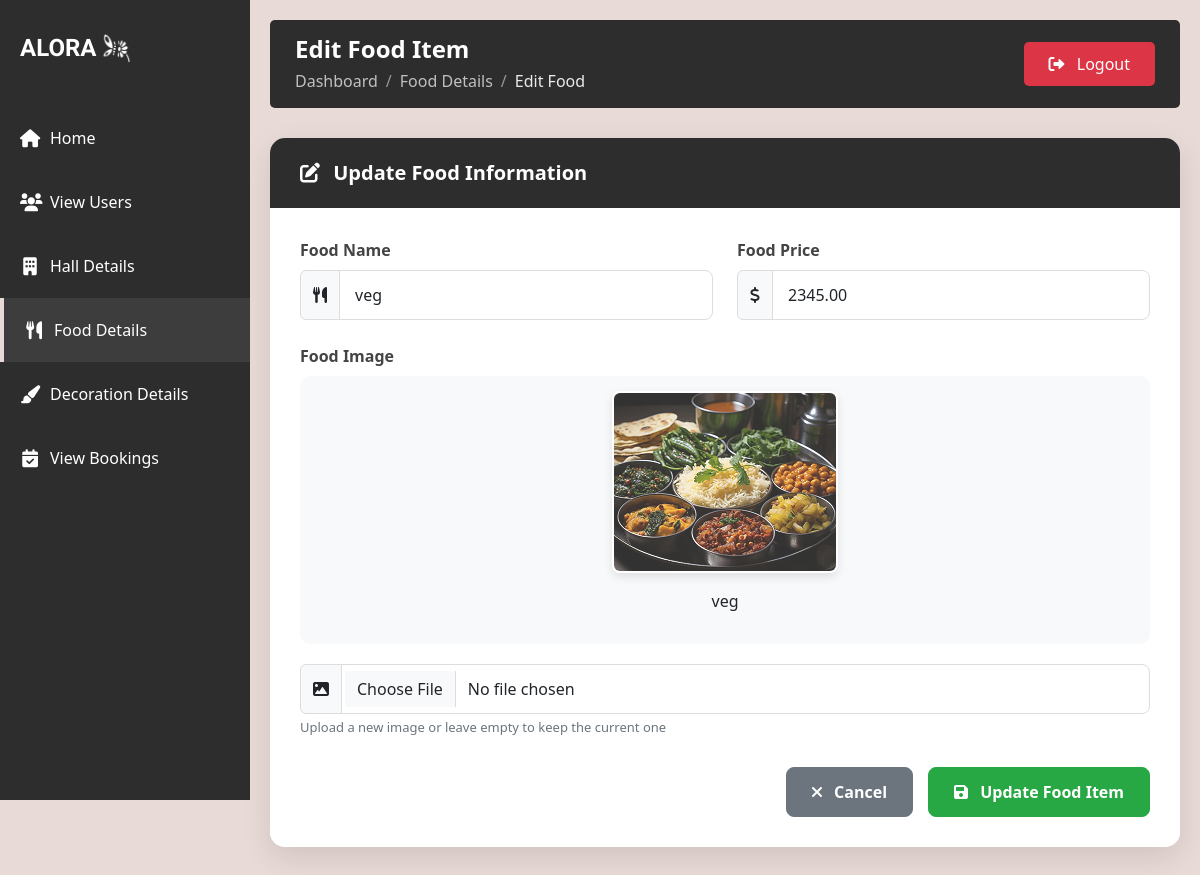
The page /update_food/1/ (signed in) on the database its author committed.
### app/models.py (models this page shows)
class Food(models.Model):
    food_name=models.CharField(max_length=100,null=True)
    food_image=models.ImageField(upload_to='images/')
    food_price=models.DecimalField(max_digits=10,decimal_places=2)

### app/views.py (the view, shortened to what this page needs)
# urls.py: path('update_food/<int:food_id>/',views.update_food,name='update_food'),
@login_required(login_url='login')
def update_food(request, food_id):
    if not request.user.is_staff:
        messages.error(request, "You are not authorized to perform this action.")
        return redirect('admin_dash')
    food = get_object_or_404(Food, id=food_id)
    return render(request, 'update_food.html', {'food': food})

### templates/update_food.html (shortened to what this page needs)
{% load static %}
<!DOCTYPE html>
<html lang="en">
<head>
    <link href="https://cdn.jsdelivr.net/npm/bootstrap@5.3.0/dist/css/bootstrap.min.css" rel="stylesheet">
    <link rel="stylesheet" href="https://cdnjs.cloudflare.com/ajax/libs/font-awesome/6.0.0-beta3/css/all.min.css">
</head>
<body>
    <div class="sidebar">
        <div class="logo-container">
            <div class="logo">ALORA</div>
            <img src="{% static 'alora_icon.png' %}" alt="Light Bulb" class="logo-image">
        </div>
        <nav class="nav flex-column">
            <a class="nav-link" href="{% url 'admin_dash' %}">
                <i class="fas fa-home"></i> Home
            </a>
            <a class="nav-link" href="{% url 'view_users' %}">
                <i class="fas fa-users"></i> View Users
            </a>
            <a class="nav-link" href="{% url 'hall_details' %}">
                <i class="fas fa-building"></i> Hall Details
            </a>
            <a class="nav-link active" href="{% url 'food_details' %}">
                <i class="fas fa-utensils"></i> Food Details
            </a>
            <a class="nav-link" href="{% url 'decoration_details' %}">
                <i class="fas fa-paint-brush"></i> Decoration Details
            </a>
            <a class="nav-link" href="{% url 'admin_view_booking' %}">
                <i class="fas fa-calendar-check"></i> View Bookings
            </a>
        </nav>
    </div>
    <div class="main-content">
        <div class="top-nav">
            <div>
                <h2 class="page-title">Edit Food Item</h2>
                <nav aria-label="breadcrumb">
                    <ol class="breadcrumb">
                        <li class="breadcrumb-item"><a href="{% url 'admin_dash' %}">Dashboard</a></li>
                        <li class="breadcrumb-item"><a href="{% url 'food_details' %}">Food Details</a></li>
                        <li class="breadcrumb-item active" aria-current="page">Edit Food</li>
                    </ol>
                </nav>
            </div>
            <a href="{% url 'logout' %}" class="logout-btn">
                <i class="fas fa-sign-out-alt me-2"></i> Logout
            </a>
        </div>
        <div class="card">
            <div class="card-header">
                <i class="fas fa-edit me-2"></i> Update Food Information
            </div>
            <div class="card-body">
                <form method="POST" enctype="multipart/form-data">
                    <div class="row">
                        <div class="col-md-6 mb-4">
                            <label for="food_name" class="form-label">Food Name</label>
                            <div class="input-group">
                                <span class="input-group-text"><i class="fas fa-utensils"></i></span>
                                <input type="text" name="food_name" id="food_name" class="form-control" value="{{ food.food_name }}" required>
                            </div>
                        </div>
                        <div class="col-md-6 mb-4">
                            <label for="food_price" class="form-label">Food Price</label>
                            <div class="input-group">
                                <span class="input-group-text"><i class="fas fa-dollar-sign"></i></span>
                                <input type="text" name="food_price" id="food_price" class="form-control" value="{{ food.food_price }}" required>
                            </div>
                        </div>
                    </div>
                    <div class="mb-4">
                        <label for="food_image" class="form-label">Food Image</label>
                        <div class="food-preview">
                            <img src="{{ food.food_image.url }}" alt="Current Food Image" id="image-preview" class="img-fluid mb-3">
                            <p class="food-name-display">{{ food.food_name }}</p>
                        </div>
                        <div class="input-group">
                            <span class="input-group-text"><i class="fas fa-image"></i></span>
                            <input type="file" name="food_image" id="food_image" class="form-control" accept="image/*">
                        </div>
                        <div class="form-text">Upload a new image or leave empty to keep the current one</div>
                    </div>
                    <div class="action-buttons">
                        <a href="{% url 'food_details' %}" class="btn btn-secondary">
                            <i class="fas fa-times me-2"></i> Cancel
                        </a>
                        <button type="submit" class="btn btn-success">
                            <i class="fas fa-save me-2"></i> Update Food Item
                        </button>
                    </div>
                </form>
            </div>
        </div>
    </div>
</body>
</html>

### templates/update_food.html (style rules this page uses)
body { background-color: #e8dad6; min-height: 100vh; }
.sidebar { background-color: #2d2d2d; color: white; min-height: 100vh; padding-top: 20px; position: fixed; width: 250px; transition: all 0.3s; z-index: 100; }
.logo-container { display: flex; align-items: center; justify-content: flex-start; padding: 10px 20px; margin-bottom: 30px; }
.logo { font-family: 'Irish Grover'; font-size: 24px; font-weight: bold; }
.logo-image { width: 30px; height: 30px; margin-left: 5px; }
.nav-link { color: #ffffff; padding: 20px 20px; transition: all 0.3s; font-size: 16px; display: flex; align-items: center; }
.nav-link i { margin-right: 10px; font-size: 18px; width: 20px; text-align: center; }
.nav-link.active { background-color: #3d3d3d; border-left: 4px solid #e8dad6; }
.main-content { margin-left: 250px; padding: 20px; transition: all 0.3s; }
.top-nav { display: flex; justify-content: space-between; align-items: center; margin-bottom: 30px; background-color: #2d2d2d; padding: 15px 25px; border-radius: 5px; color: white; }
.logout-btn { background-color: #dc3545; color: white; border: none; padding: 10px 25px; border-radius: 5px; text-decoration: none; transition: background-color 0.3s; }
.card { border: none; border-radius: 15px; box-shadow: 0 10px 30px rgba(0, 0, 0, 0.1); overflow: hidden; margin-bottom: 30px; }
.card-header { background-color: #2d2d2d; color: white; border-bottom: none; padding: 20px 30px; font-size: 20px; font-weight: 600; }
.card-body { padding: 30px; background-color: white; }
.form-label { font-weight: 600; color: #444; margin-bottom: 8px; }
.form-control { border-radius: 8px; padding: 12px 15px; border: 1px solid #ddd; transition: all 0.3s; }
.btn { padding: 12px 25px; border-radius: 8px; font-weight: 600; transition: all 0.3s; }
.btn-success { background-color: #28a745; border-color: #28a745; }
.btn-secondary { background-color: #6c757d; border-color: #6c757d; }
.food-preview { padding: 15px; background-color: #f8f9fa; border-radius: 10px; text-align: center; margin-bottom: 20px; transition: all 0.3s; }
.food-preview img { max-width: 250px; height: auto; border-radius: 8px; box-shadow: 0 4px 10px rgba(0,0,0,0.1); border: 2px solid white; transition: all 0.3s; }
.input-group-text { background-color: #f8f9fa; border-color: #ddd; }
.action-buttons { display: flex; justify-content: flex-end; gap: 15px; margin-top: 30px; }
.form-text { font-size: 13px; color: #6c757d; }
.page-title { font-size: 24px; font-weight: 700; margin-bottom: 5px; color: white; }
.breadcrumb { background: transparent; padding: 0; margin: 0; }
.breadcrumb-item a { color: rgba(255,255,255,0.7); text-decoration: none; }
.breadcrumb-item.active { color: rgba(255,255,255,0.9); }
.breadcrumb-item+.breadcrumb-item::before { color: rgba(255,255,255,0.5); }
.card { animation: fadeIn 0.5s ease-out; }

### rows shown on the page
Food: food_name "veg", food_price "2345.00", food_image (picture)
